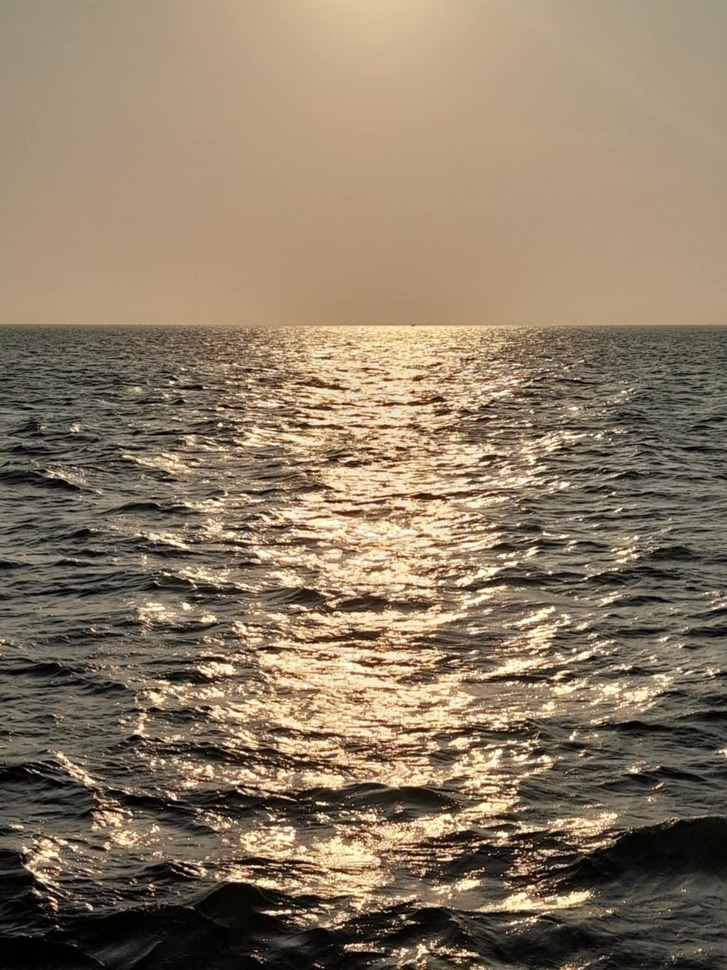
#> input picture images/IMG.jpg, 727 x 970 px, shrunk from 1535 x 2048 before the run; its folder holds only this picture in this run
$ jupyter execute CV1_1.ipynb   (shell and % lines are left out)
#> lines starting #> are read from the running program, lines starting #| are printed output that depends on the picture
<a href="https://colab.research.google.com/github/DuckYuh/CV1/blob/main/CV1_1.ipynb" target="_parent"></a>

#Phần 1: Biểu diễn ảnh màu và ảnh xám

[cell 1]
import os
import requests

image_folder = "images"

if not os.path.exists(image_folder):
    os.makedirs(image_folder)
    print(f"Created folder: {image_folder}")

[cell 2]
import cv2
import numpy as np
import os
from IPython.display import display, Image

[cell 3]
def display_cv2_img(img, width=200):
    _, encoded = cv2.imencode('.jpg', img)
    display(Image(encoded.tobytes(), width=width))

loaded_images = []

## Load ảnh màu

[cell 4]
if os.path.exists(image_folder):
    files = [f for f in os.listdir(image_folder) if f.lower().endswith(('.jpg', '.png', '.jpeg'))]

    loaded_images = []
    for file in files:
        path = os.path.join(image_folder, file)
        img = cv2.imread(path)
#> img is the input picture: shape (970, 727, 3); mean B, G, R 100.2, 122.4, 139.3
        if img is not None:
            loaded_images.append({'name': file, 'data': img})
            display_cv2_img(img)

## Chuyển đổi ảnh màu sang ảnh xám
OpenCV sử dụng công thức có trọng số để chuyển đổi ảnh màu sang xám:

$$ \text{Gray} = 0.299 \times R + 0.587 \times G + 0.114 \times B $$

[cell 5]
for item in loaded_images:
    img = item['data']

    # Màu sang xám
    gray = cv2.cvtColor(img, cv2.COLOR_BGR2GRAY)
    display_cv2_img(gray)
#> this loop made 1 pass
#> pass 1, `gray = cv2.cvtColor(img, cv2.COLOR_BGR2GRAY)`:
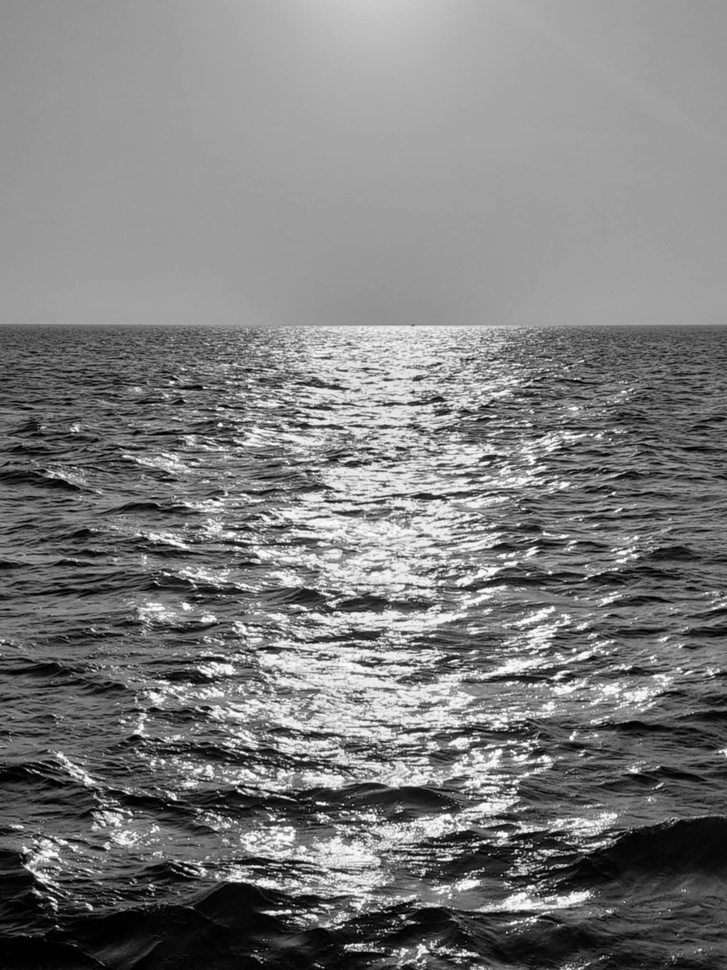
#> gray: shape (970, 727); min 0, max 254, mean 124.9

## Chuyển đổi ảnh xám sang ảnh màu
Khi chuyển ảnh xám về định dạng 3 kênh, mỗi kênh (R, G, B) sẽ có cùng giá trị, do đó ảnh vẫn hiển thị màu xám. Không thể khôi phục lại màu gốc vì thông tin màu đã bị mất trong quá trình chuyển đổi.

[cell 6]
for item in loaded_images:
    img = item['data']

    gray = cv2.cvtColor(img, cv2.COLOR_BGR2GRAY)
    gray_to_bgr = cv2.cvtColor(gray, cv2.COLOR_GRAY2BGR)
    display_cv2_img(gray_to_bgr)

## Tách riêng từng kênh màu (R, G, B)

[cell 7]
for item in loaded_images:
    img = item['data']
    b, g, r = cv2.split(img)

    display_cv2_img(r)
    display_cv2_img(g)
    display_cv2_img(b)
#> this loop made 1 pass
#> pass 1, `b, g, r = cv2.split(img)`:
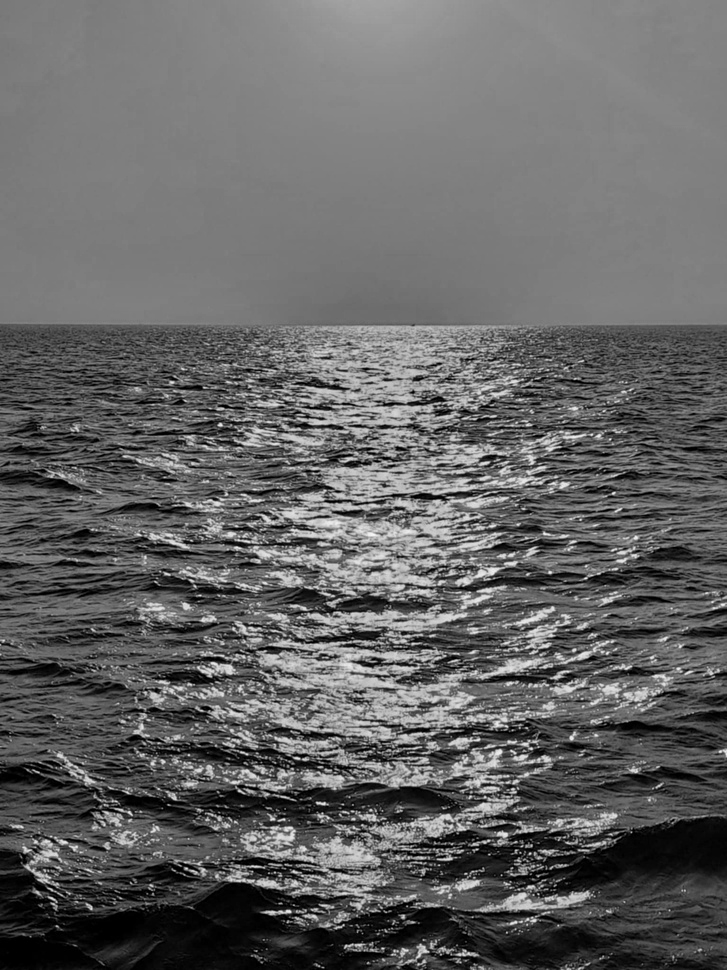
#> b: shape (970, 727); min 0, max 248, mean 100.2
#> pass 1, `b, g, r = cv2.split(img)`:
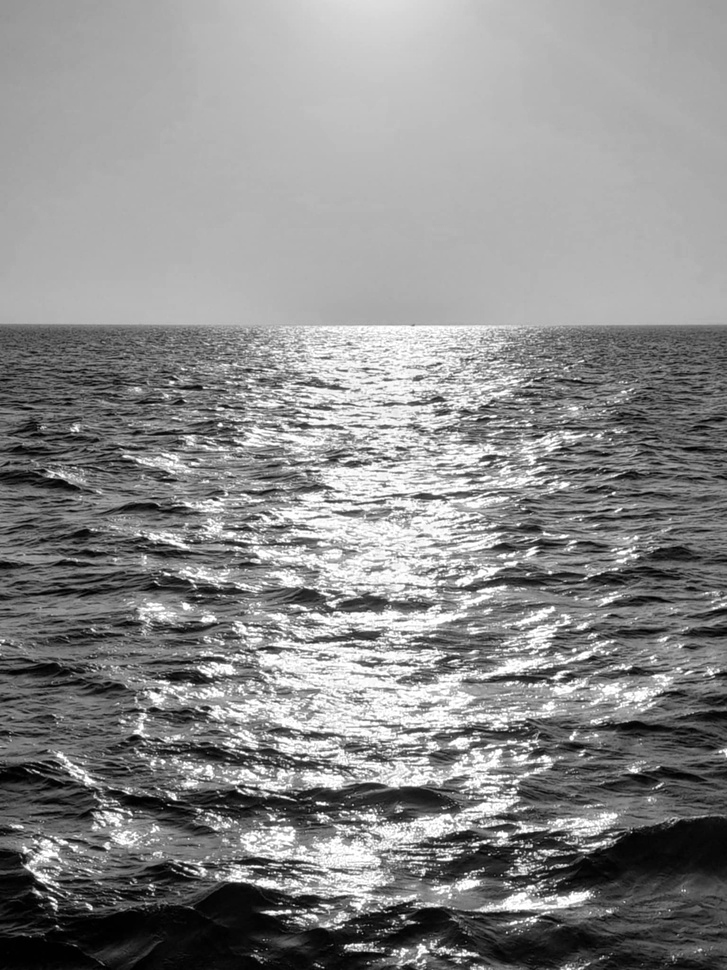
#> r: shape (970, 727); min 0, max 255, mean 139.3

## Tái tạo ảnh màu ban đầu

[cell 8]
for item in loaded_images:
    img = item['data']
    b, g, r = cv2.split(img)

    reconstructed = cv2.merge([b, g, r])
    display_cv2_img(reconstructed)

##Hoán đổi kênh (BGR → RGB)

[cell 9]
for item in loaded_images:
    img = item['data']
    b, g, r = cv2.split(img)

    swapped = cv2.merge([r, g, b])
    display_cv2_img(swapped)

##Loại bỏ kênh Green

[cell 10]
for item in loaded_images:
    img = item['data']
    b, g, r = cv2.split(img)

    zeros = np.zeros_like(g)
    no_green = cv2.merge([b, zeros, r])
    display_cv2_img(no_green)
#> this loop made 1 pass
#> pass 1, `no_green = cv2.merge([b, zeros, r])`:
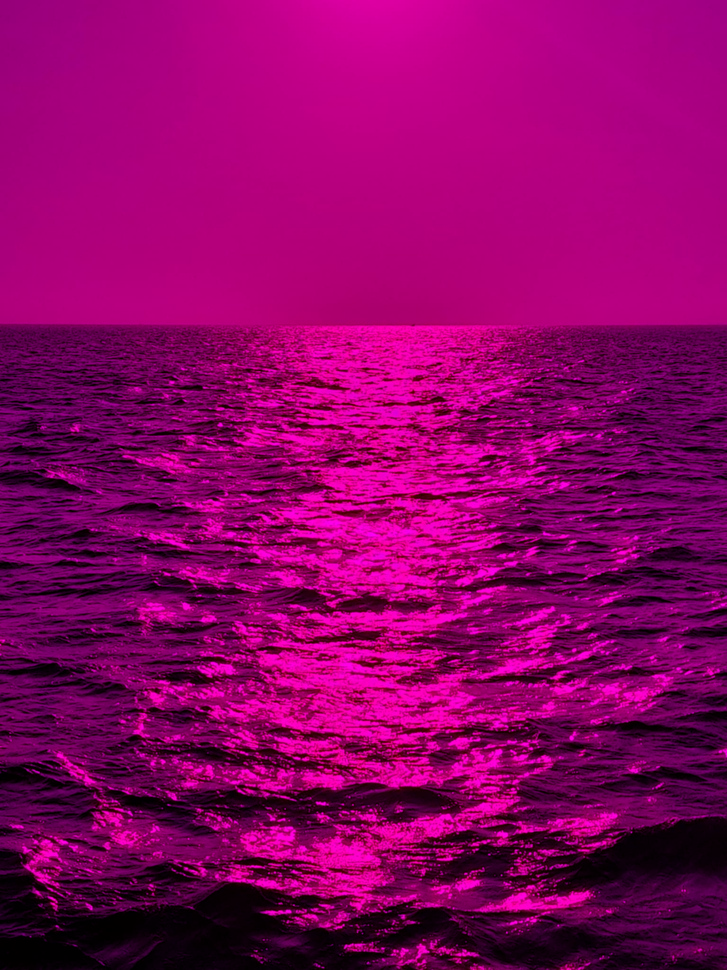
#> no_green: shape (970, 727, 3); mean of channels 0, 1, 2 100.2, 0, 139.3; drawn as B, G, R
